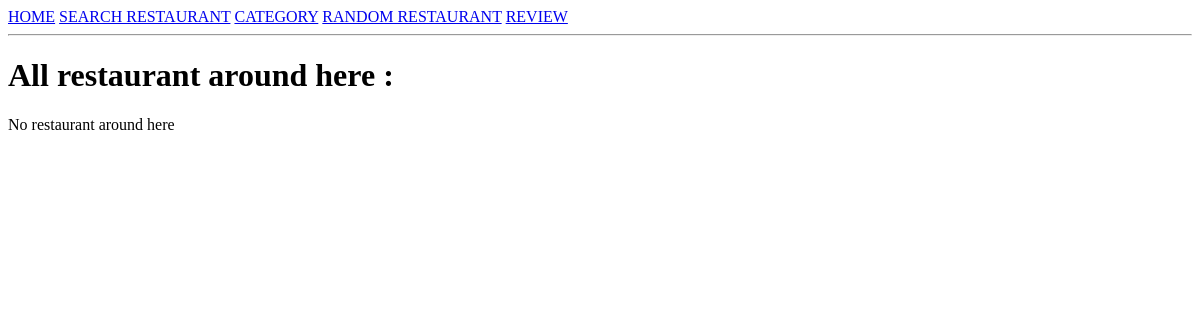
The app's page /, older data.
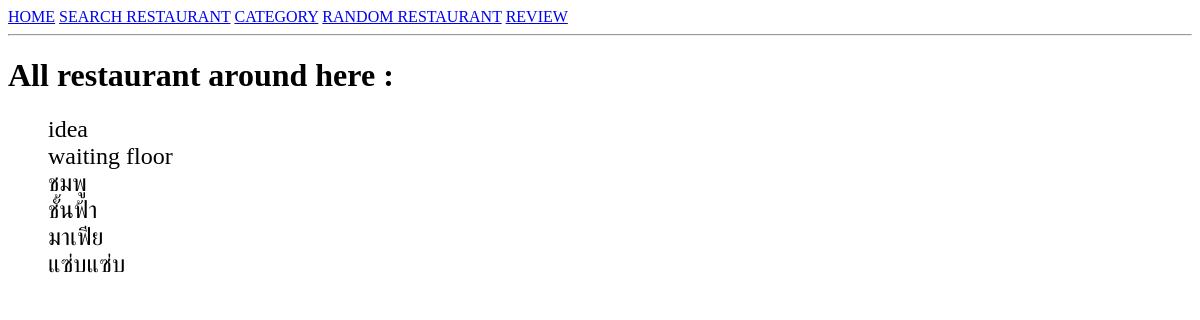
The same page, newer data.
### bistro/models.py (models this page shows, shortened)
class Shop(models.Model):
    category = models.ForeignKey(Category, on_delete=models.CASCADE)
    shop_name = models.CharField(max_length=200)
    explanation = models.CharField(max_length=200)

### bistro/views.py (the view)
# urls.py: path('', views.Homepage.as_view(), name='index'),
class Homepage(generic.ListView):
    template_name = 'bistro/index.html'
    context_object_name = 'latest_shop_list'
    def get_queryset(self):
        return Shop.objects.order_by('shop_name')

### bistro/template/bistro/index.html (shortened to what this page needs)
{% extends "bistro/base.html" %}
    {% block content %}
    <h1>All restaurant around here : </h1>
    {% if latest_shop_list %}
    <ul>
    {% for shop in latest_shop_list %}
    <div style="font-size:150%;">{{ shop.shop_name }}</div>
    {% endfor %}
    </ul>
    {% else %}
    <p>No restaurant around here </p>
{% endif %}
    {% endblock content %}

### bistro/template/bistro/base.html (shortened to what this page needs)
{% load static %}
<!DOCTYPE html>
<html>
  <head>
  </head>
  <body>
    <header class="site-header">
      <div>
        <a href="{% url 'bistro:index' %}">HOME</a>
        <a href="{% url 'bistro:search' %}">SEARCH RESTAURANT</a>
        <a href="{% url 'bistro:find' %}">CATEGORY</a>
        <a href="{% url 'bistro:random' %}">RANDOM RESTAURANT</a>
        <a href="{% url 'bistro:review' %}">REVIEW</a>
      </div>
    </header>
    <main role="main" class="container">
      <div class="row">
        <div class="col-md-8">
        <hr>
          {% block content %}{% endblock %}
        </div>
      </div>
    </main>
  </body>
</html>

Row changes from the older to the newer data that the page shows:
added Shop: shop_name "idea"
added Shop: shop_name "waiting floor"
added Shop: shop_name "ชมพู"
added Shop: shop_name "ชั้นฟ้า"
added Shop: shop_name "มาเฟีย"
added Shop: shop_name "แซ่บแซ่บ"
Text that changed along with them:
text no longer shown: "No restaurant around here"
